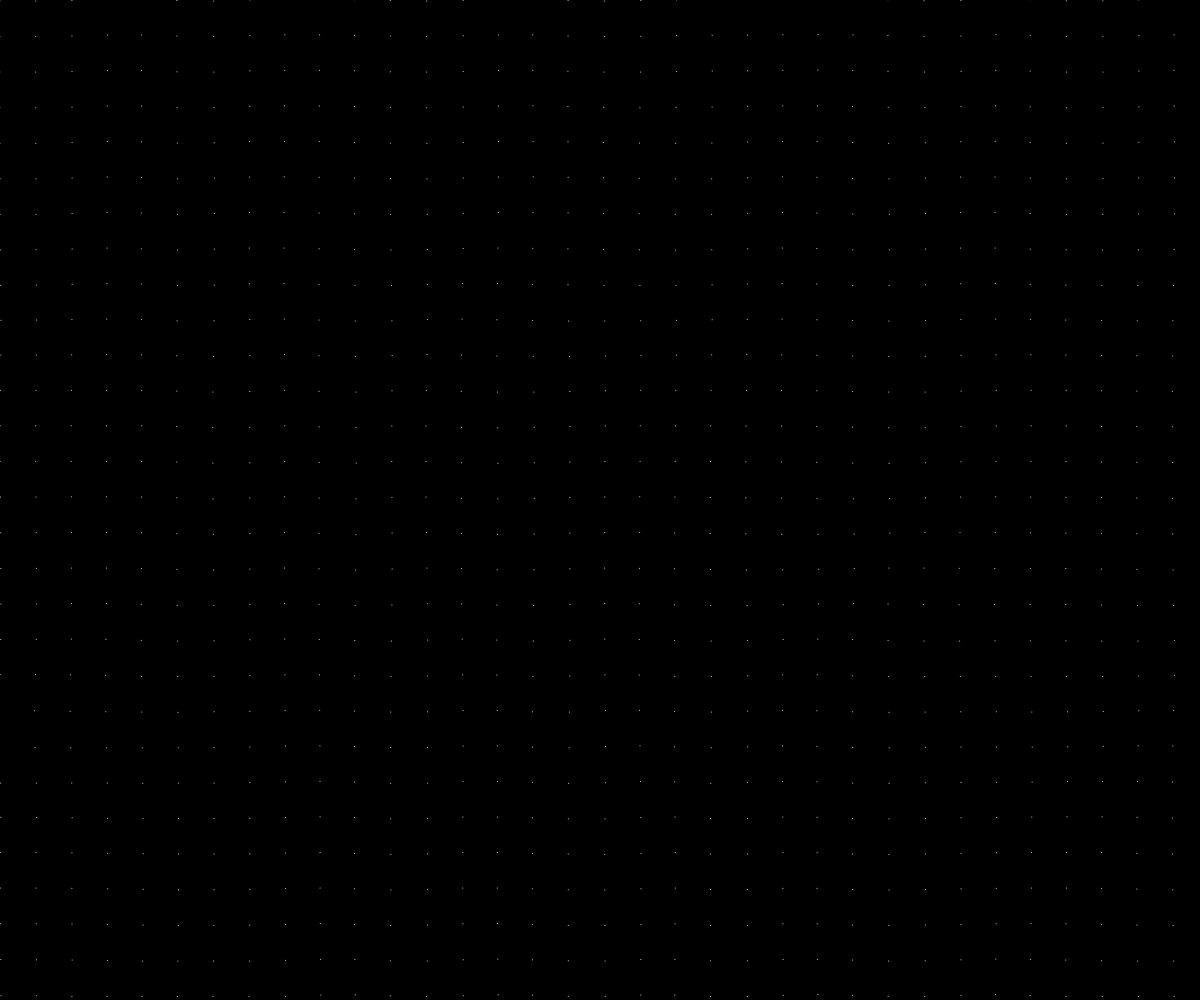
Frame 1 (no input)
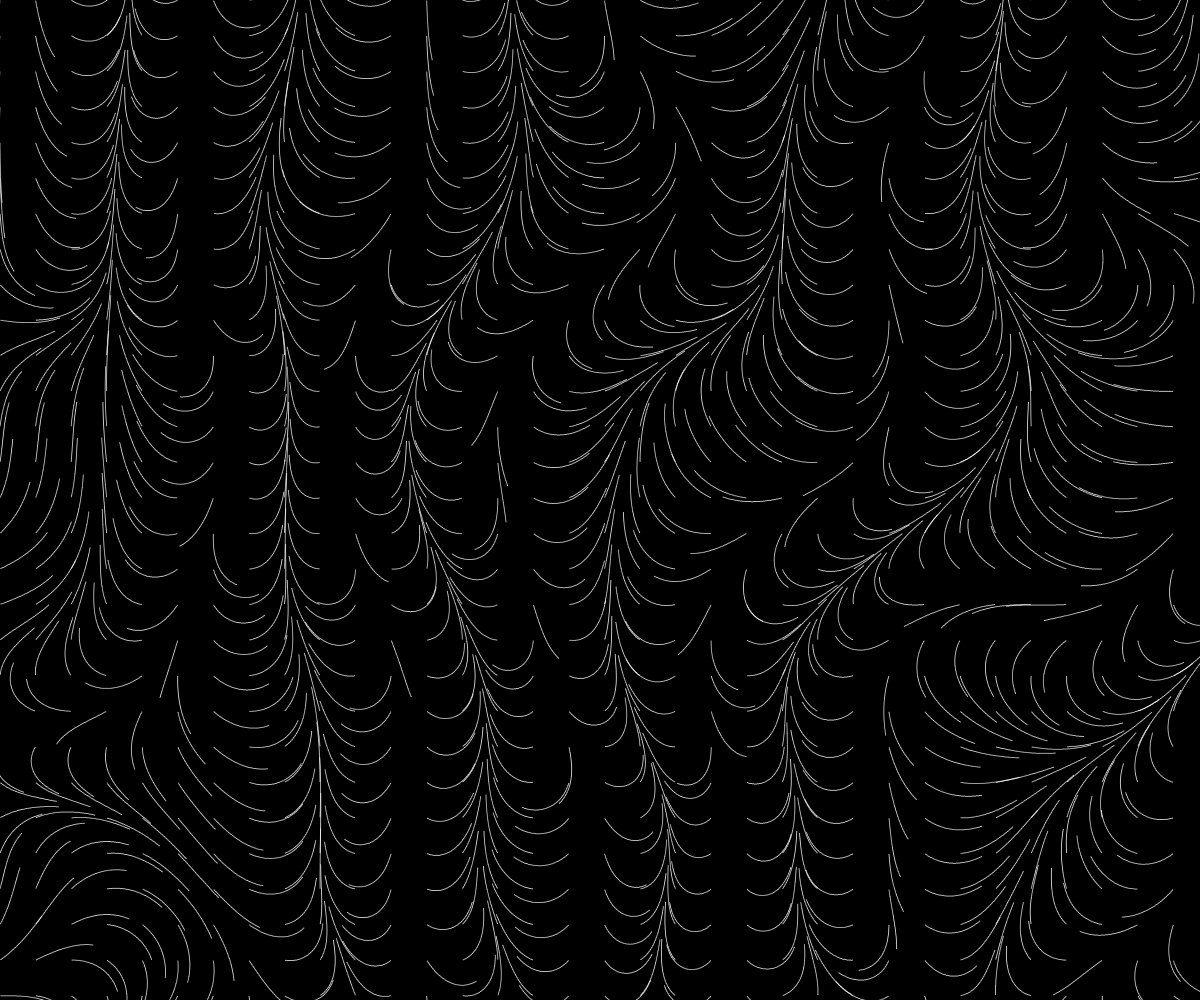
Frame 60 (no input)
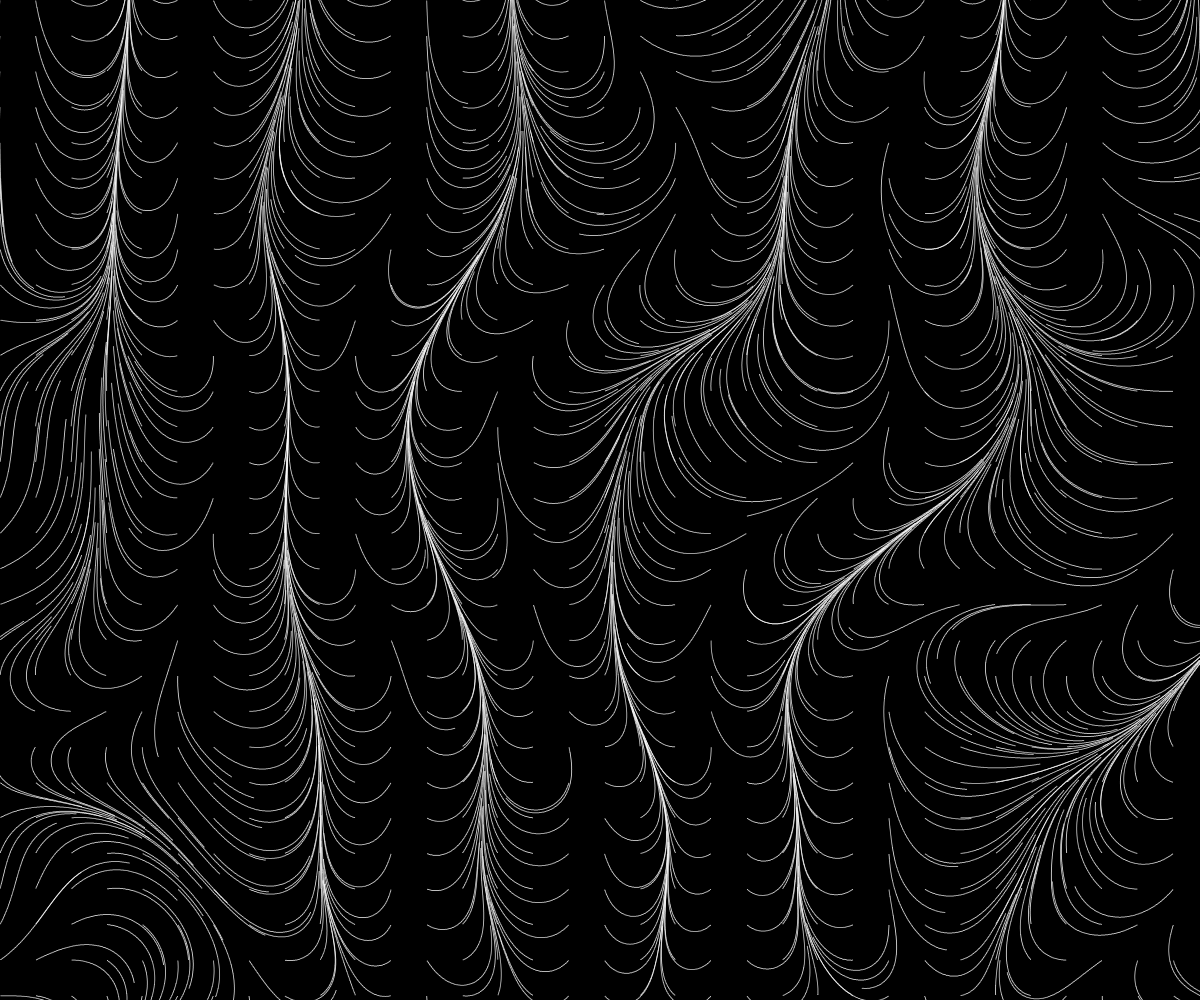
Frame 120 (the mouse pressed at the canvas centre since frame 60)

The p5.js sketch that drew these frames (run headless with seeded random() and noise() and a simulated clock; from frame 60 on, the mouse is pressed at the canvas centre):

// p5.js sketch
// ── sketch.js
let particles = [];
let mult;

function setup() {
  createCanvas(windowWidth, windowHeight);
  background('black');
  
  let noiseVal = random(-10,10);
  noiseDetail(noiseVal);

  mult = random(0.0001,0.001);
  //console.log(mult);
  
  let density = random(30,35);
  let space = width/density;
  
  for(let x = 0; x < width; x += space){
    for (let y = 0; y < height; y += space){
      let p = createVector(x,y);
      particles.push(p);
    }
  }
}

function draw() {
  noStroke();
  fill(255);

  for(let i = 0; i <particles.length; ++i){   
   let angle = map(noise(particles[i].x * mult,particles[i].y * mult), 5, 10, 0, 720);
    particles[i].add(createVector(cos(angle),sin(angle)))
    ellipse(particles[i].x,particles[i].y, 1);
  }
}
